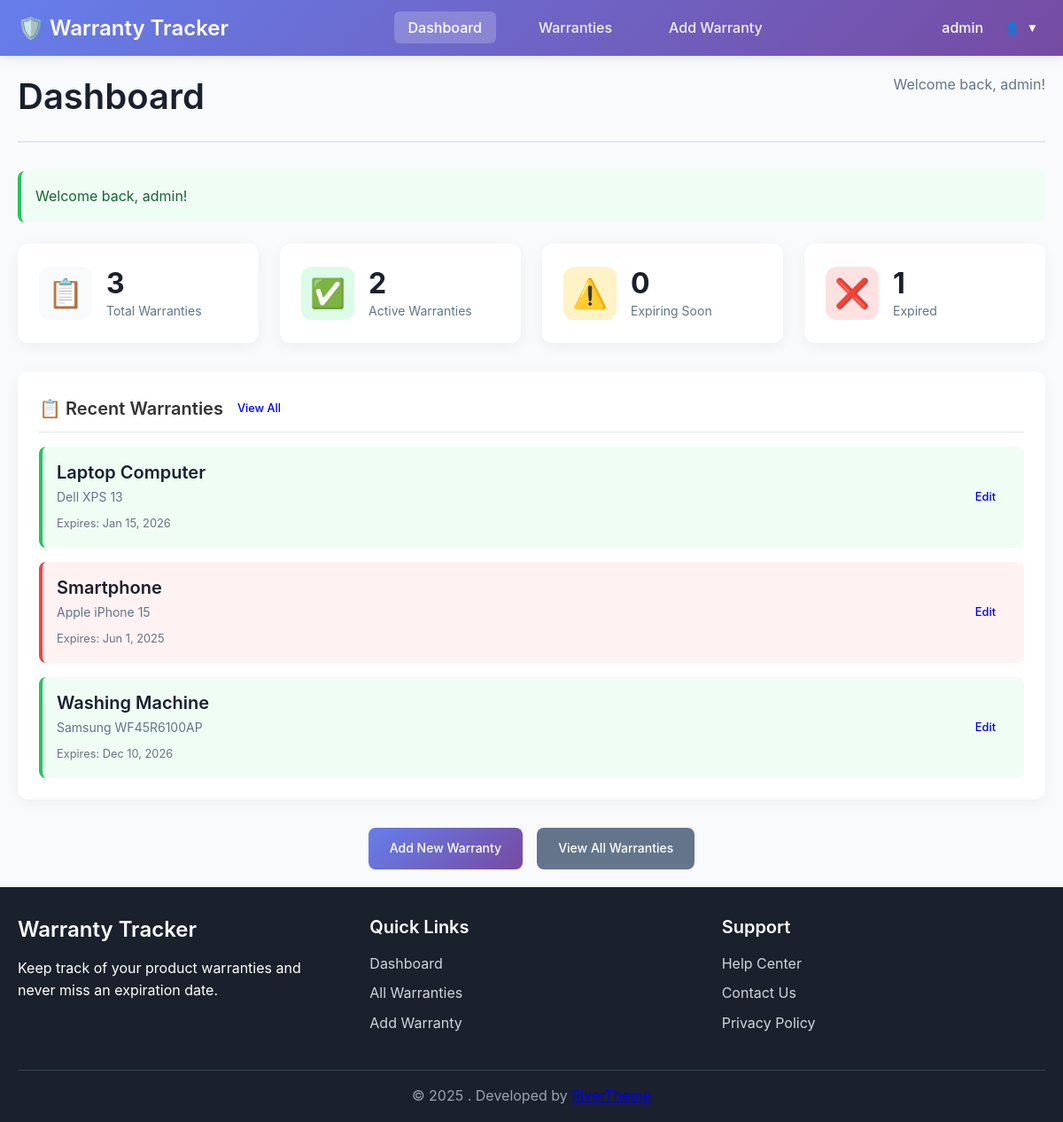
/pages/dashboard.php (signed in), run on the app's committed database.
### tables this page shows
CREATE TABLE IF NOT EXISTS users (
    id INT AUTO_INCREMENT PRIMARY KEY,
    username VARCHAR(50) UNIQUE NOT NULL,
    email VARCHAR(100) UNIQUE NOT NULL,
    password_hash VARCHAR(255) NOT NULL,
    created_at TIMESTAMP DEFAULT CURRENT_TIMESTAMP,
    updated_at TIMESTAMP DEFAULT CURRENT_TIMESTAMP ON UPDATE CURRENT_TIMESTAMP
);

CREATE TABLE IF NOT EXISTS warranties (
    id INT AUTO_INCREMENT PRIMARY KEY,
    user_id INT NOT NULL,
    product_name VARCHAR(255) NOT NULL,
    brand VARCHAR(100),
    model VARCHAR(100),
    purchase_date DATE NOT NULL,
    warranty_period_months INT NOT NULL,
    warranty_expiry_date DATE NOT NULL,
    store_vendor VARCHAR(255),
    purchase_price DECIMAL(10,2),
    receipt_image VARCHAR(255),
    notes TEXT,
    created_at TIMESTAMP DEFAULT CURRENT_TIMESTAMP,
    updated_at TIMESTAMP DEFAULT CURRENT_TIMESTAMP ON UPDATE CURRENT_TIMESTAMP,
    FOREIGN KEY (user_id) REFERENCES users(id) ON DELETE CASCADE,
    INDEX idx_user_id (user_id),
    INDEX idx_expiry_date (warranty_expiry_date),
    INDEX idx_product_name (product_name)
);

### includes/functions.php (called while the page is built, shortened)
<?php
function getCurrentUserId() {
    return $_SESSION['user_id'] ?? null;
}
function getCurrentUser() {
    $pdo = getDBConnection();
    $stmt = $pdo->prepare("SELECT id, username, email, created_at, updated_at FROM users WHERE id = ?");
    $stmt->execute([getCurrentUserId()]);
    return $stmt->fetch();
}
function formatDate($date) {
    return date('M j, Y', strtotime($date));
}
function daysUntilExpiry($expiryDate) {
    try {
        $today = new DateTime();
        $expiry = new DateTime($expiryDate);
        $diff = $today->diff($expiry);
        if ($expiry < $today) {
            return -$diff->days;
        }
        return $diff->days;
    } catch (Exception $e) {
        return null;
    }
}
function getWarrantyStatus($expiryDate) {
    $daysLeft = daysUntilExpiry($expiryDate);
    if ($daysLeft === null) {
        return 'unknown';
    } elseif ($daysLeft < 0) {
        return 'expired';
    } elseif ($daysLeft <= 30) {
        return 'expiring-soon';
    } else {
        return 'active';
    }
}
function getFlashMessages() {
    $messages = $_SESSION['flash'] ?? [];
    return $messages;
}
?>

### pages/dashboard.php (the view, shortened to what this page needs)
<?php
require_once '../includes/functions.php';
$user = getCurrentUser();
$userId = getCurrentUserId();
try {
    $pdo = getDBConnection();
    $stmt = $pdo->prepare("SELECT COUNT(*) as total FROM warranties WHERE user_id = ?");
    $stmt->execute([$userId]);
    $totalWarranties = $stmt->fetchColumn();
    $stmt = $pdo->prepare("SELECT COUNT(*) as active FROM warranties WHERE user_id = ? AND warranty_expiry_date > CURDATE()");
    $stmt->execute([$userId]);
    $activeWarranties = $stmt->fetchColumn();
    $stmt = $pdo->prepare("SELECT COUNT(*) as expired FROM warranties WHERE user_id = ? AND warranty_expiry_date <= CURDATE()");
    $stmt->execute([$userId]);
    $expiredWarranties = $stmt->fetchColumn();
    $stmt = $pdo->prepare("SELECT COUNT(*) as expiring FROM warranties WHERE user_id = ? AND warranty_expiry_date > CURDATE() AND warranty_expiry_date <= DATE_ADD(CURDATE(), INTERVAL 30 DAY)");
    $stmt->execute([$userId]);
    $expiringSoon = $stmt->fetchColumn();
    $stmt = $pdo->prepare("SELECT * FROM warranties WHERE user_id = ? ORDER BY created_at DESC LIMIT 5");
    $stmt->execute([$userId]);
    $recentWarranties = $stmt->fetchAll();
} catch (Exception $e) {
    $error = 'Failed to load dashboard data.';
}
?>
<!DOCTYPE html>
<html lang="en">
<head>
    <link rel="stylesheet" href="../assets/css/style.css">
</head>
<body>
    <?php include '../includes/header.php'; ?>
    <main class="main-content">
        <div class="container">
            <div class="page-header">
                <h1>Dashboard</h1>
                <p>Welcome back, <?php echo htmlspecialchars($user['username']); ?>!</p>
            </div>
            <?php foreach (getFlashMessages() as $message): ?>
                <div class="alert alert-<?php echo $message['type']; ?>">
                    <?php echo htmlspecialchars($message['message']); ?>
                </div>
            <?php endforeach; ?>
            <div class="stats-grid">
                <div class="stat-card">
                    <div class="stat-icon">📋</div>
                    <div class="stat-content">
                        <h3><?php echo $totalWarranties; ?></h3>
                        <p>Total Warranties</p>
                    </div>
                </div>
                <div class="stat-card stat-active">
                    <div class="stat-icon">✅</div>
                    <div class="stat-content">
                        <h3><?php echo $activeWarranties; ?></h3>
                        <p>Active Warranties</p>
                    </div>
                </div>
                <div class="stat-card stat-warning">
                    <div class="stat-icon">⚠️</div>
                    <div class="stat-content">
                        <h3><?php echo $expiringSoon; ?></h3>
                        <p>Expiring Soon</p>
                    </div>
                </div>
                <div class="stat-card stat-expired">
                    <div class="stat-icon">❌</div>
                    <div class="stat-content">
                        <h3><?php echo $expiredWarranties; ?></h3>
                        <p>Expired</p>
                    </div>
                </div>
            </div>
            <div class="dashboard-grid">
                <div class="dashboard-section">
                    <div class="section-header">
                        <h2>📋 Recent Warranties</h2>
                        <a href="warranties.php" class="btn btn-sm">View All</a>
                    </div>
                    <?php if (!empty($recentWarranties)): ?>
                        <div class="warranty-list">
                            <?php foreach ($recentWarranties as $warranty): ?>
                                <div class="warranty-item warranty-<?php echo getWarrantyStatus($warranty['warranty_expiry_date']); ?>">
                                    <div class="warranty-info">
                                        <h4><?php echo htmlspecialchars($warranty['product_name']); ?></h4>
                                        <p><?php echo htmlspecialchars($warranty['brand'] . ' ' . $warranty['model']); ?></p>
                                        <span class="warranty-expiry">Expires: <?php echo formatDate($warranty['warranty_expiry_date']); ?></span>
                                    </div>
                                    <div class="warranty-actions">
                                        <a href="warranty-edit.php?id=<?php echo $warranty['id']; ?>" class="btn btn-sm">Edit</a>
                                    </div>
                                </div>
                            <?php endforeach; ?>
                        </div>
                    <?php else: ?>
                        <div class="empty-state">
                            <p>No warranties found. <a href="warranty-add.php">Add your first warranty</a></p>
                        </div>
                    <?php endif; ?>
                </div>
            </div>
            <div class="quick-actions">
                <a href="warranty-add.php" class="btn btn-primary">Add New Warranty</a>
                <a href="warranties.php" class="btn btn-secondary">View All Warranties</a>
            </div>
        </div>
    </main>
    <?php include '../includes/footer.php'; ?>
</body>
</html>

### includes/header.php (shortened to what this page needs)
<?php
$currentUser = getCurrentUser();
$currentPage = basename($_SERVER['PHP_SELF']);
?>
<header class="header">
    <div class="container">
        <div class="header-content">
            <div class="logo">
                <a href="dashboard.php">
                    <h2>🛡️ Warranty Tracker</h2>
                </a>
            </div>
            <nav class="nav">
                <ul class="nav-list">
                    <li class="nav-item">
                        <a href="dashboard.php" class="nav-link <?php echo $currentPage === 'dashboard.php' ? 'active' : ''; ?>">
                            Dashboard
                        </a>
                    </li>
                    <li class="nav-item">
                        <a href="warranties.php" class="nav-link <?php echo $currentPage === 'warranties.php' ? 'active' : ''; ?>">
                            Warranties
                        </a>
                    </li>
                    <li class="nav-item">
                        <a href="warranty-add.php" class="nav-link <?php echo $currentPage === 'warranty-add.php' ? 'active' : ''; ?>">
                            Add Warranty
                        </a>
                    </li>
                </ul>
            </nav>
            <div class="user-menu">
                <div class="user-info">
                    <span class="username"><?php echo htmlspecialchars($currentUser['username']); ?></span>
                    <div class="user-dropdown">
                        <button class="user-toggle" onclick="toggleUserMenu()">
                            <span class="user-avatar">👤</span>
                            <span class="dropdown-arrow">▼</span>
                        </button>
                    </div>
                </div>
            </div>
        </div>
    </div>
</header>

### data on the page
users: username "admin"
warranties: product_name "Laptop Computer", brand+model "Dell XPS 13", warranty_expiry_date "Jan 15, 2026"
warranties: product_name "Smartphone", brand+model "Apple iPhone 15", warranty_expiry_date "Jun 1, 2025"
warranties: product_name "Washing Machine", brand+model "Samsung WF45R6100AP", warranty_expiry_date "Dec 10, 2026"

### other printed values
$message['message'] "Welcome back, admin!"
$totalWarranties "3"
$activeWarranties "2"
$expiringSoon "0"
$expiredWarranties "1"
